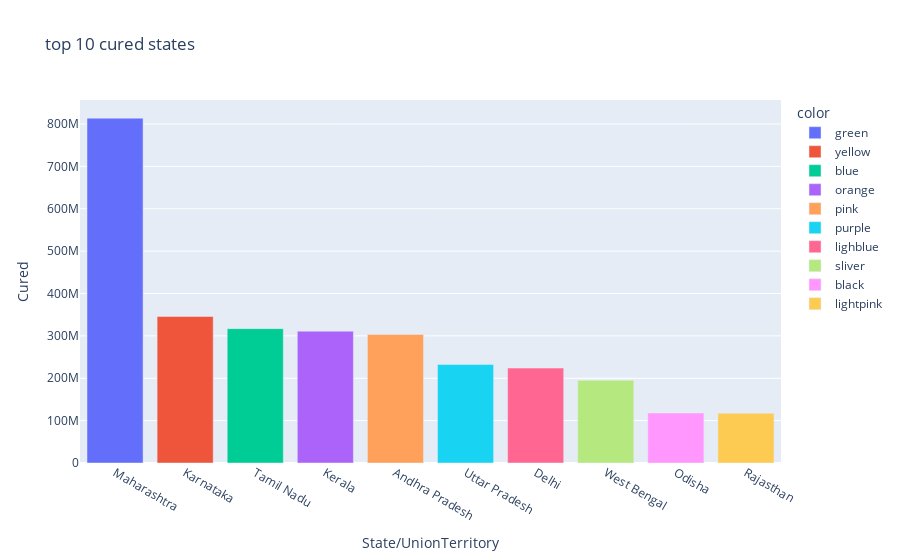

The code cell stored with this chart in its notebook:
### Code cell
fig

### Figure 1 — Plotly figure (JSON) as saved in the notebook; plotly's stock layout.template omitted (floating-point values rounded to 4 significant figures)
{"data": [{"alignmentgroup": "True", "hovertemplate": "color=green<br>State/UnionTerritory=%{x}<br>Cured=%{y}<extra></extra>", "legendgroup": "green", "marker": {"color": "#636efa", "pattern": {"shape": ""}}, "name": "green", "offsetgroup": "green", "orientation": "v", "showlegend": true, "textposition": "auto", "type": "bar", "x": ["Maharashtra"], "xaxis": "x", "y": [813788907], "yaxis": "y"}, {"alignmentgroup": "True", "hovertemplate": "color=yellow<br>State/UnionTerritory=%{x}<br>Cured=%{y}<extra></extra>", "legendgroup": "yellow", "marker": {"color": "#EF553B", "pattern": {"shape": ""}}, "name": "yellow", "offsetgroup": "yellow", "orientation": "v", "showlegend": true, "textposition": "auto", "type": "bar", "x": ["Karnataka"], "xaxis": "x", "y": [345648926], "yaxis": "y"}, {"alignmentgroup": "True", "hovertemplate": "color=blue<br>State/UnionTerritory=%{x}<br>Cured=%{y}<extra></extra>", "legendgroup": "blue", "marker": {"color": "#00cc96", "pattern": {"shape": ""}}, "name": "blue", "offsetgroup": "blue", "orientation": "v", "showlegend": true, "textposition": "auto", "type": "bar", "x": ["Tamil Nadu"], "xaxis": "x", "y": [317067499], "yaxis": "y"}, {"alignmentgroup": "True", "hovertemplate": "color=orange<br>State/UnionTerritory=%{x}<br>Cured=%{y}<extra></extra>", "legendgroup": "orange", "marker": {"color": "#ab63fa", "pattern": {"shape": ""}}, "name": "orange", "offsetgroup": "orange", "orientation": "v", "showlegend": true, "textposition": "auto", "type": "bar", "x": ["Kerala"], "xaxis": "x", "y": [311127643], "yaxis": "y"}, {"alignmentgroup": "True", "hovertemplate": "color=pink<br>State/UnionTerritory=%{x}<br>Cured=%{y}<extra></extra>", "legendgroup": "pink", "marker": {"color": "#FFA15A", "pattern": {"shape": ""}}, "name": "pink", "offsetgroup": "pink", "orientation": "v", "showlegend": true, "textposition": "auto", "type": "bar", "x": ["Andhra Pradesh"], "xaxis": "x", "y": [303427899], "yaxis": "y"}, {"alignmentgroup": "True", "hovertemplate": "color=purple<br>State/UnionTerritory=%{x}<br>Cured=%{y}<extra></extra>", "legendgroup": "purple", "marker": {"color": "#19d3f3", "pattern": {"shape": ""}}, "name": "purple", "offsetgroup": "purple", "orientation": "v", "showlegend": true, "textposition": "auto", "type": "bar", "x": ["Uttar Pradesh"], "xaxis": "x", "y": [232529439], "yaxis": "y"}, {"alignmentgroup": "True", "hovertemplate": "color=lighblue<br>State/UnionTerritory=%{x}<br>Cured=%{y}<extra></extra>", "legendgroup": "lighblue", "marker": {"color": "#FF6692", "pattern": {"shape": ""}}, "name": "lighblue", "offsetgroup": "lighblue", "orientation": "v", "showlegend": true, "textposition": "auto", "type": "bar", "x": ["Delhi"], "xaxis": "x", "y": [224062704], "yaxis": "y"}, {"alignmentgroup": "True", "hovertemplate": "color=sliver<br>State/UnionTerritory=%{x}<br>Cured=%{y}<extra></extra>", "legendgroup": "sliver", "marker": {"color": "#B6E880", "pattern": {"shape": ""}}, "name": "sliver", "offsetgroup": "sliver", "orientation": "v", "showlegend": true, "textposition": "auto", "type": "bar", "x": ["West Bengal"], "xaxis": "x", "y": [195296839], "yaxis": "y"}, {"alignmentgroup": "True", "hovertemplate": "color=black<br>State/UnionTerritory=%{x}<br>Cured=%{y}<extra></extra>", "legendgroup": "black", "marker": {"color": "#FF97FF", "pattern": {"shape": ""}}, "name": "black", "offsetgroup": "black", "orientation": "v", "showlegend": true, "textposition": "auto", "type": "bar", "x": ["Odisha"], "xaxis": "x", "y": [117984789], "yaxis": "y"}, {"alignmentgroup": "True", "hovertemplate": "color=lightpink<br>State/UnionTerritory=%{x}<br>Cured=%{y}<extra></extra>", "legendgroup": "lightpink", "marker": {"color": "#FECB52", "pattern": {"shape": ""}}, "name": "lightpink", "offsetgroup": "lightpink", "orientation": "v", "showlegend": true, "textposition": "auto", "type": "bar", "x": ["Rajasthan"], "xaxis": "x", "y": [117312772], "yaxis": "y"}], "layout": {"barmode": "relative", "legend": {"title": {"text": "color"}, "tracegroupgap": 0}, "title": {"text": "top 10 cured states"}, "xaxis": {"anchor": "y", "domain": [0, 1], "title": {"text": "State/UnionTerritory"}}, "yaxis": {"anchor": "x", "domain": [0, 1], "title": {"text": "Cured"}}}}
